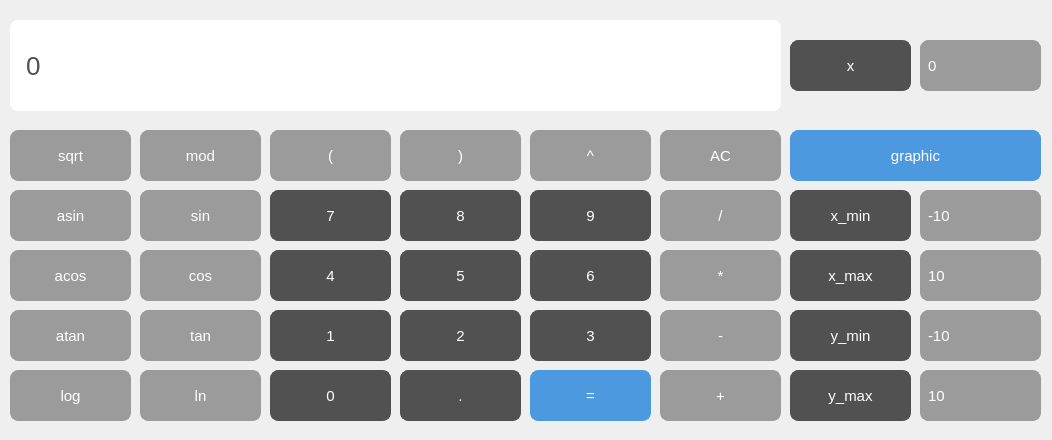
<?xml version="1.0" encoding="UTF-8"?>
<ui version="4.0">
 <class>MainWindow</class>
 <widget class="QMainWindow" name="MainWindow">
  <property name="geometry">
   <rect>
    <x>0</x>
    <y>0</y>
    <width>1052</width>
    <height>440</height>
   </rect>
  </property>
  <property name="windowTitle">
   <string>MainWindow</string>
  </property>
  <widget class="QWidget" name="centralwidget">
   <widget class="QLabel" name="result_show">
    <property name="geometry">
     <rect>
      <x>10</x>
      <y>20</y>
      <width>771</width>
      <height>91</height>
     </rect>
    </property>
    <property name="styleSheet">
     <string notr="true">QLabel {
  qproperty-alignment: 'AlignVCenter | AlignRight';
  background-color : #ffffff;
  border-radius: 8px;
  font-size: 26px;
  color: #515151;
  padding-right: 10px;
  padding-left: 10px;
}

</string>
    </property>
    <property name="text">
     <string>0</string>
    </property>
   </widget>
   <widget class="QPushButton" name="pushButton_0">
    <property name="geometry">
     <rect>
      <x>270</x>
      <y>370</y>
      <width>121</width>
      <height>51</height>
     </rect>
    </property>
    <property name="styleSheet">
     <string notr="true">QPushButton {
   border: 1px solid #515151;
   color:white;
   background-color: #515151;
   border-radius: 8px;
   font-size: 15px;
}</string>
    </property>
    <property name="text">
     <string>0</string>
    </property>
   </widget>
   <widget class="QPushButton" name="pushButton_point">
    <property name="geometry">
     <rect>
      <x>400</x>
      <y>370</y>
      <width>121</width>
      <height>51</height>
     </rect>
    </property>
    <property name="styleSheet">
     <string notr="true">QPushButton {
   border: 1px solid #515151;
   color:white;
   background-color: #515151;
   border-radius: 8px;
   font-size: 15px;
}</string>
    </property>
    <property name="text">
     <string>.</string>
    </property>
   </widget>
   <widget class="QPushButton" name="pushButton_equal">
    <property name="geometry">
     <rect>
      <x>530</x>
      <y>370</y>
      <width>121</width>
      <height>51</height>
     </rect>
    </property>
    <property name="styleSheet">
     <string notr="true">QPushButton {
   border: 1px solid #4d99e0;
   color: white;
   background-color: #4d99e0;
   border-radius: 8px;
   font-size: 15px;
   font-weight: 700px;
}</string>
    </property>
    <property name="text">
     <string>=</string>
    </property>
   </widget>
   <widget class="QPushButton" name="pushButton_3">
    <property name="geometry">
     <rect>
      <x>530</x>
      <y>310</y>
      <width>121</width>
      <height>51</height>
     </rect>
    </property>
    <property name="styleSheet">
     <string notr="true">QPushButton {
   border: 1px solid #515151;
   color:white;
   background-color: #515151;
   border-radius: 8px;
   font-size: 15px;
}</string>
    </property>
    <property name="text">
     <string>3</string>
    </property>
   </widget>
   <widget class="QPushButton" name="pushButton_1">
    <property name="geometry">
     <rect>
      <x>270</x>
      <y>310</y>
      <width>121</width>
      <height>51</height>
     </rect>
    </property>
    <property name="styleSheet">
     <string notr="true">QPushButton {
   border: 1px solid #515151;
   color:white;
   background-color: #515151;
   border-radius: 8px;
   font-size: 15px;
}</string>
    </property>
    <property name="text">
     <string>1</string>
    </property>
   </widget>
   <widget class="QPushButton" name="pushButton_2">
    <property name="geometry">
     <rect>
      <x>400</x>
      <y>310</y>
      <width>121</width>
      <height>51</height>
     </rect>
    </property>
    <property name="styleSheet">
     <string notr="true">QPushButton {
   border: 1px solid #515151;
   color:white;
   background-color: #515151;
   border-radius: 8px;
   font-size: 15px;
}</string>
    </property>
    <property name="text">
     <string>2</string>
    </property>
   </widget>
   <widget class="QPushButton" name="pushButton_7">
    <property name="geometry">
     <rect>
      <x>270</x>
      <y>190</y>
      <width>121</width>
      <height>51</height>
     </rect>
    </property>
    <property name="styleSheet">
     <string notr="true">QPushButton {
   border: 1px solid #515151;
   color:white;
   background-color: #515151;
   border-radius: 8px;
   font-size: 15px;
}</string>
    </property>
    <property name="text">
     <string>7</string>
    </property>
   </widget>
   <widget class="QPushButton" name="pushButton_6">
    <property name="geometry">
     <rect>
      <x>530</x>
      <y>250</y>
      <width>121</width>
      <height>51</height>
     </rect>
    </property>
    <property name="styleSheet">
     <string notr="true">QPushButton {
   border: 1px solid #515151;
   color:white;
   background-color: #515151;
   border-radius: 8px;
   font-size: 15px;
}</string>
    </property>
    <property name="text">
     <string>6</string>
    </property>
   </widget>
   <widget class="QPushButton" name="pushButton_4">
    <property name="geometry">
     <rect>
      <x>270</x>
      <y>250</y>
      <width>121</width>
      <height>51</height>
     </rect>
    </property>
    <property name="styleSheet">
     <string notr="true">QPushButton {
   border: 1px solid #515151;
   color:white;
   background-color: #515151;
   border-radius: 8px;
   font-size: 15px;
}</string>
    </property>
    <property name="text">
     <string>4</string>
    </property>
   </widget>
   <widget class="QPushButton" name="pushButton_9">
    <property name="geometry">
     <rect>
      <x>530</x>
      <y>190</y>
      <width>121</width>
      <height>51</height>
     </rect>
    </property>
    <property name="styleSheet">
     <string notr="true">QPushButton {
   border: 1px solid #515151;
   color:white;
   background-color: #515151;
   border-radius: 8px;
   font-size: 15px;
}</string>
    </property>
    <property name="text">
     <string>9</string>
    </property>
   </widget>
   <widget class="QPushButton" name="pushButton_5">
    <property name="geometry">
     <rect>
      <x>400</x>
      <y>250</y>
      <width>121</width>
      <height>51</height>
     </rect>
    </property>
    <property name="styleSheet">
     <string notr="true">QPushButton {
   border: 1px solid #515151;
   color:white;
   background-color: #515151;
   border-radius: 8px;
   font-size: 15px;
}</string>
    </property>
    <property name="text">
     <string>5</string>
    </property>
   </widget>
   <widget class="QPushButton" name="pushButton_8">
    <property name="geometry">
     <rect>
      <x>400</x>
      <y>190</y>
      <width>121</width>
      <height>51</height>
     </rect>
    </property>
    <property name="styleSheet">
     <string notr="true">QPushButton {
   border: 1px solid #515151;
   color:white;
   background-color: #515151;
   border-radius: 8px;
   font-size: 15px;
}</string>
    </property>
    <property name="text">
     <string>8</string>
    </property>
   </widget>
   <widget class="QPushButton" name="pushButton_mul">
    <property name="geometry">
     <rect>
      <x>660</x>
      <y>250</y>
      <width>121</width>
      <height>51</height>
     </rect>
    </property>
    <property name="styleSheet">
     <string notr="true">QPushButton {
   border: 1px solid #9B9B9B;
   color:white;
   background-color: #9B9B9B;
   border-radius: 8px;
   font-size: 15px;
}</string>
    </property>
    <property name="text">
     <string>*</string>
    </property>
   </widget>
   <widget class="QPushButton" name="pushButton_div">
    <property name="geometry">
     <rect>
      <x>660</x>
      <y>190</y>
      <width>121</width>
      <height>51</height>
     </rect>
    </property>
    <property name="styleSheet">
     <string notr="true">QPushButton {
   border: 1px solid #9B9B9B;
   color:white;
   background-color: #9B9B9B;
   border-radius: 8px;
   font-size: 15px;
}</string>
    </property>
    <property name="text">
     <string>/</string>
    </property>
   </widget>
   <widget class="QPushButton" name="pushButton_sum">
    <property name="geometry">
     <rect>
      <x>660</x>
      <y>370</y>
      <width>121</width>
      <height>51</height>
     </rect>
    </property>
    <property name="styleSheet">
     <string notr="true">QPushButton {
   border: 1px solid #9B9B9B;
   color:white;
   background-color: #9B9B9B;
   border-radius: 8px;
   font-size: 15px;
}</string>
    </property>
    <property name="text">
     <string>+</string>
    </property>
   </widget>
   <widget class="QPushButton" name="pushButton_sub">
    <property name="geometry">
     <rect>
      <x>660</x>
      <y>310</y>
      <width>121</width>
      <height>51</height>
     </rect>
    </property>
    <property name="styleSheet">
     <string notr="true">QPushButton {
   border: 1px solid #9B9B9B;
   color:white;
   background-color: #9B9B9B;
   border-radius: 8px;
   font-size: 15px;
}</string>
    </property>
    <property name="text">
     <string>-</string>
    </property>
   </widget>
   <widget class="QPushButton" name="pushButton_mod">
    <property name="geometry">
     <rect>
      <x>140</x>
      <y>130</y>
      <width>121</width>
      <height>51</height>
     </rect>
    </property>
    <property name="styleSheet">
     <string notr="true">QPushButton {
   border: 1px solid #9B9B9B;
   color:white;
   background-color: #9B9B9B;
   border-radius: 8px;
   font-size: 15px;
}</string>
    </property>
    <property name="text">
     <string>mod</string>
    </property>
   </widget>
   <widget class="QPushButton" name="pushButton_close_bracket">
    <property name="geometry">
     <rect>
      <x>400</x>
      <y>130</y>
      <width>121</width>
      <height>51</height>
     </rect>
    </property>
    <property name="styleSheet">
     <string notr="true">QPushButton {
   border: 1px solid #9B9B9B;
   color:white;
   background-color: #9B9B9B;
   border-radius: 8px;
   font-size: 15px;
}</string>
    </property>
    <property name="text">
     <string>)</string>
    </property>
   </widget>
   <widget class="QPushButton" name="pushButton_open_bracket">
    <property name="geometry">
     <rect>
      <x>270</x>
      <y>130</y>
      <width>121</width>
      <height>51</height>
     </rect>
    </property>
    <property name="styleSheet">
     <string notr="true">QPushButton {
   border: 1px solid #9B9B9B;
   color:white;
   background-color: #9B9B9B;
   border-radius: 8px;
   font-size: 15px;
}</string>
    </property>
    <property name="text">
     <string>(</string>
    </property>
   </widget>
   <widget class="QPushButton" name="pushButton_clear">
    <property name="geometry">
     <rect>
      <x>660</x>
      <y>130</y>
      <width>121</width>
      <height>51</height>
     </rect>
    </property>
    <property name="styleSheet">
     <string notr="true">QPushButton {
   border: 1px solid #9B9B9B;
   color:white;
   background-color: #9B9B9B;
   border-radius: 8px;
   font-size: 15px;
}</string>
    </property>
    <property name="text">
     <string>AC</string>
    </property>
   </widget>
   <widget class="QPushButton" name="pushButton_tan">
    <property name="geometry">
     <rect>
      <x>140</x>
      <y>310</y>
      <width>121</width>
      <height>51</height>
     </rect>
    </property>
    <property name="styleSheet">
     <string notr="true">QPushButton {
   border: 1px solid #9B9B9B;
   color:white;
   background-color: #9B9B9B;
   border-radius: 8px;
   font-size: 15px;
}</string>
    </property>
    <property name="text">
     <string>tan</string>
    </property>
   </widget>
   <widget class="QPushButton" name="pushButton_ln">
    <property name="geometry">
     <rect>
      <x>140</x>
      <y>370</y>
      <width>121</width>
      <height>51</height>
     </rect>
    </property>
    <property name="styleSheet">
     <string notr="true">QPushButton {
   border: 1px solid #9B9B9B;
   color:white;
   background-color: #9B9B9B;
   border-radius: 8px;
   font-size: 15px;
}</string>
    </property>
    <property name="text">
     <string>ln</string>
    </property>
   </widget>
   <widget class="QPushButton" name="pushButton_sin">
    <property name="geometry">
     <rect>
      <x>140</x>
      <y>190</y>
      <width>121</width>
      <height>51</height>
     </rect>
    </property>
    <property name="styleSheet">
     <string notr="true">QPushButton {
   border: 1px solid #9B9B9B;
   color:white;
   background-color: #9B9B9B;
   border-radius: 8px;
   font-size: 15px;
}</string>
    </property>
    <property name="text">
     <string>sin</string>
    </property>
   </widget>
   <widget class="QPushButton" name="pushButton_cos">
    <property name="geometry">
     <rect>
      <x>140</x>
      <y>250</y>
      <width>121</width>
      <height>51</height>
     </rect>
    </property>
    <property name="styleSheet">
     <string notr="true">QPushButton {
   border: 1px solid #9B9B9B;
   color:white;
   background-color: #9B9B9B;
   border-radius: 8px;
   font-size: 15px;
}</string>
    </property>
    <property name="text">
     <string>cos</string>
    </property>
   </widget>
   <widget class="QPushButton" name="pushButton_pow">
    <property name="geometry">
     <rect>
      <x>530</x>
      <y>130</y>
      <width>121</width>
      <height>51</height>
     </rect>
    </property>
    <property name="styleSheet">
     <string notr="true">QPushButton {
   border: 1px solid #9B9B9B;
   color:white;
   background-color: #9B9B9B;
   border-radius: 8px;
   font-size: 15px;
}</string>
    </property>
    <property name="text">
     <string>^</string>
    </property>
   </widget>
   <widget class="QPushButton" name="pushButton_asin">
    <property name="geometry">
     <rect>
      <x>10</x>
      <y>190</y>
      <width>121</width>
      <height>51</height>
     </rect>
    </property>
    <property name="styleSheet">
     <string notr="true">QPushButton {
   border: 1px solid #9B9B9B;
   color:white;
   background-color: #9B9B9B;
   border-radius: 8px;
   font-size: 15px;
}</string>
    </property>
    <property name="text">
     <string>asin</string>
    </property>
   </widget>
   <widget class="QPushButton" name="pushButton_sqrt">
    <property name="geometry">
     <rect>
      <x>10</x>
      <y>130</y>
      <width>121</width>
      <height>51</height>
     </rect>
    </property>
    <property name="styleSheet">
     <string notr="true">QPushButton {
   border: 1px solid #9B9B9B;
   color:white;
   background-color: #9B9B9B;
   border-radius: 8px;
   font-size: 15px;
}</string>
    </property>
    <property name="text">
     <string>sqrt</string>
    </property>
   </widget>
   <widget class="QPushButton" name="pushButton_log">
    <property name="geometry">
     <rect>
      <x>10</x>
      <y>370</y>
      <width>121</width>
      <height>51</height>
     </rect>
    </property>
    <property name="styleSheet">
     <string notr="true">QPushButton {
   border: 1px solid #9B9B9B;
   color:white;
   background-color: #9B9B9B;
   border-radius: 8px;
   font-size: 15px;
}</string>
    </property>
    <property name="text">
     <string>log</string>
    </property>
   </widget>
   <widget class="QPushButton" name="pushButton_atan">
    <property name="geometry">
     <rect>
      <x>10</x>
      <y>310</y>
      <width>121</width>
      <height>51</height>
     </rect>
    </property>
    <property name="styleSheet">
     <string notr="true">QPushButton {
   border: 1px solid #9B9B9B;
   color:white;
   background-color: #9B9B9B;
   border-radius: 8px;
   font-size: 15px;
}</string>
    </property>
    <property name="text">
     <string>atan</string>
    </property>
   </widget>
   <widget class="QPushButton" name="pushButton_acos">
    <property name="geometry">
     <rect>
      <x>10</x>
      <y>250</y>
      <width>121</width>
      <height>51</height>
     </rect>
    </property>
    <property name="styleSheet">
     <string notr="true">QPushButton {
   border: 1px solid #9B9B9B;
   color:white;
   background-color: #9B9B9B;
   border-radius: 8px;
   font-size: 15px;
}</string>
    </property>
    <property name="text">
     <string>acos</string>
    </property>
   </widget>
   <widget class="QPushButton" name="pushButton_x">
    <property name="geometry">
     <rect>
      <x>790</x>
      <y>40</y>
      <width>121</width>
      <height>51</height>
     </rect>
    </property>
    <property name="styleSheet">
     <string notr="true">QPushButton {
   border: 1px solid #515151;
   color:white;
   background-color: #515151;
   border-radius: 8px;
   font-size: 15px;
}</string>
    </property>
    <property name="text">
     <string>x</string>
    </property>
   </widget>
   <widget class="QPushButton" name="pushButton_graphic">
    <property name="geometry">
     <rect>
      <x>790</x>
      <y>130</y>
      <width>251</width>
      <height>51</height>
     </rect>
    </property>
    <property name="styleSheet">
     <string notr="true">QPushButton {
   border: 1px solid #4d99e0;
   color: white;
   background-color: #4d99e0;
   border-radius: 8px;
   font-size: 15px;
   font-weight: 700px;
}</string>
    </property>
    <property name="text">
     <string>graphic</string>
    </property>
   </widget>
   <widget class="QLineEdit" name="line_edit">
    <property name="geometry">
     <rect>
      <x>920</x>
      <y>40</y>
      <width>121</width>
      <height>51</height>
     </rect>
    </property>
    <property name="styleSheet">
     <string notr="true">QLineEdit {
  qproperty-alignment: 'AlignCenter';
   border: 1px solid #9B9B9B;
   color:white;
   background-color: #9B9B9B;
   border-radius: 8px;
   font-size: 15px;
   padding: 5px;
}</string>
    </property>
    <property name="text">
     <string>0</string>
    </property>
   </widget>
   <widget class="QPushButton" name="pushButton_xmin">
    <property name="geometry">
     <rect>
      <x>790</x>
      <y>190</y>
      <width>121</width>
      <height>51</height>
     </rect>
    </property>
    <property name="styleSheet">
     <string notr="true">QPushButton {
   border: 1px solid #515151;
   color:white;
   background-color: #515151;
   border-radius: 8px;
   font-size: 15px;
}</string>
    </property>
    <property name="text">
     <string>x_min</string>
    </property>
   </widget>
   <widget class="QLineEdit" name="line_edit_xmin">
    <property name="geometry">
     <rect>
      <x>920</x>
      <y>190</y>
      <width>121</width>
      <height>51</height>
     </rect>
    </property>
    <property name="styleSheet">
     <string notr="true">QLineEdit {
  qproperty-alignment: 'AlignCenter';
   border: 1px solid #9B9B9B;
   color:white;
   background-color: #9B9B9B;
   border-radius: 8px;
   font-size: 15px;
   padding: 5px;
}</string>
    </property>
    <property name="text">
     <string>-10</string>
    </property>
   </widget>
   <widget class="QLineEdit" name="line_edit_xmax">
    <property name="geometry">
     <rect>
      <x>920</x>
      <y>250</y>
      <width>121</width>
      <height>51</height>
     </rect>
    </property>
    <property name="styleSheet">
     <string notr="true">QLineEdit {
  qproperty-alignment: 'AlignCenter';
   border: 1px solid #9B9B9B;
   color:white;
   background-color: #9B9B9B;
   border-radius: 8px;
   font-size: 15px;
   padding: 5px;
}</string>
    </property>
    <property name="text">
     <string>10</string>
    </property>
   </widget>
   <widget class="QPushButton" name="pushButton_xmax">
    <property name="geometry">
     <rect>
      <x>790</x>
      <y>250</y>
      <width>121</width>
      <height>51</height>
     </rect>
    </property>
    <property name="styleSheet">
     <string notr="true">QPushButton {
   border: 1px solid #515151;
   color:white;
   background-color: #515151;
   border-radius: 8px;
   font-size: 15px;
}</string>
    </property>
    <property name="text">
     <string>x_max</string>
    </property>
   </widget>
   <widget class="QLineEdit" name="line_edit_ymin">
    <property name="geometry">
     <rect>
      <x>920</x>
      <y>310</y>
      <width>121</width>
      <height>51</height>
     </rect>
    </property>
    <property name="styleSheet">
     <string notr="true">QLineEdit {
  qproperty-alignment: 'AlignCenter';
   border: 1px solid #9B9B9B;
   color:white;
   background-color: #9B9B9B;
   border-radius: 8px;
   font-size: 15px;
   padding: 5px;
}</string>
    </property>
    <property name="text">
     <string>-10</string>
    </property>
   </widget>
   <widget class="QPushButton" name="pushButton_ymin">
    <property name="geometry">
     <rect>
      <x>790</x>
      <y>310</y>
      <width>121</width>
      <height>51</height>
     </rect>
    </property>
    <property name="styleSheet">
     <string notr="true">QPushButton {
   border: 1px solid #515151;
   color:white;
   background-color: #515151;
   border-radius: 8px;
   font-size: 15px;
}</string>
    </property>
    <property name="text">
     <string>y_min</string>
    </property>
   </widget>
   <widget class="QLineEdit" name="line_edit_ymax">
    <property name="geometry">
     <rect>
      <x>920</x>
      <y>370</y>
      <width>121</width>
      <height>51</height>
     </rect>
    </property>
    <property name="styleSheet">
     <string notr="true">QLineEdit {
  qproperty-alignment: 'AlignCenter';
   border: 1px solid #9B9B9B;
   color:white;
   background-color: #9B9B9B;
   border-radius: 8px;
   font-size: 15px;
   padding: 5px;
}</string>
    </property>
    <property name="text">
     <string>10</string>
    </property>
   </widget>
   <widget class="QPushButton" name="pushButton_ymax">
    <property name="geometry">
     <rect>
      <x>790</x>
      <y>370</y>
      <width>121</width>
      <height>51</height>
     </rect>
    </property>
    <property name="styleSheet">
     <string notr="true">QPushButton {
   border: 1px solid #515151;
   color:white;
   background-color: #515151;
   border-radius: 8px;
   font-size: 15px;
}</string>
    </property>
    <property name="text">
     <string>y_max</string>
    </property>
   </widget>
  </widget>
 </widget>
 <resources/>
 <connections/>
</ui>
